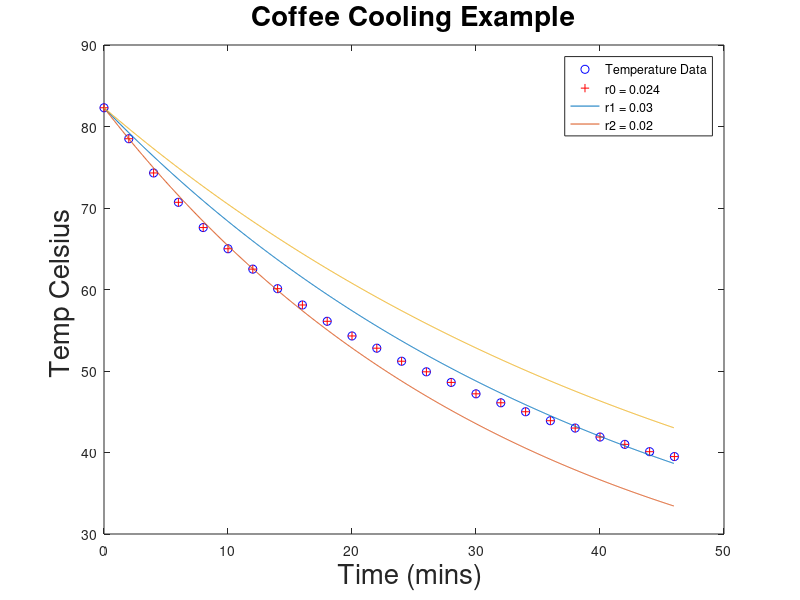

Reproduce this figure in MATLAB.
clc; close all; clear all;

% time and temp data
tdata = [0:2:46];
tempdata0 = [82.3,78.5,74.3,70.7,67.6,65.0,62.5,60.1,58.1,56.1,54.3,52.8,...
    51.2,49.9,48.6,47.2,46.1,45.0,43.9,43.0,41.9,41.0,40.1,39.5];

tempdata1=dlmread('coolingdata.txt');

plot(tdata,tempdata0,'bo')
hold on
plot(tdata,tempdata1,'r+')
%set(plot(tdata,tempdata,'o'),'LineWidth',9)   %plot data

N = 1000;   
dt = 46/N;  % time step

t(1) = 0;
T0(1) = tempdata0(1);
T1(1) = tempdata0(1);
T2(1) = tempdata0(1);
Tr = 17;    % Room Temp

r0 = 0.024; % deg/min
r1 = 0.03;
r2 = 0.02;
for i = 2:N
    t(i) = t(i-1) + dt;
    T0(i) = T0(i-1) - r0*(T0(i-1)-Tr)*dt;
    T1(i) = T1(i-1) - r1*(T1(i-1)-Tr)*dt;
    T2(i) = T2(i-1) - r2*(T2(i-1)-Tr)*dt;
end

hold on
ph1 = plot(t,T0,t,T1,t,T2);
%set(ph1,'LineWidth',9)

title('Coffee Cooling Example','fontsize',20)
xlabel('Time (mins) ','fontsize',20)
ylabel('Temp Celsius ','fontsize',20)
legend('Temperature Data','r0 = 0.024','r1 = 0.03','r2 = 0.02')
%set(gca,'linewidth',5,'fontsize',25)

